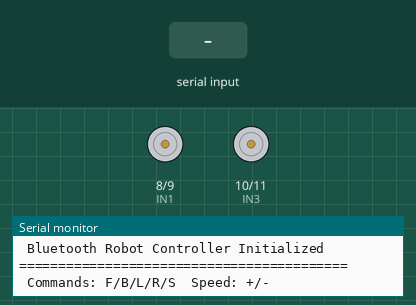
The sketch below on a simulated Arduino Uno, built with avr-gcc and run on an emulated ATmega328P. Shown: motor-driver pin pairs drawn as motors (green arrow = first pin HIGH = forward, orange = second pin HIGH = backward, longer = more drive, scaled by the enable pin), the last lines printed to the serial monitor. The inputs (shaded band) are chosen by the test bench.

Above: at 1.3 s.
1.4 s: "F" received over the second serial link
At 2.6 s:
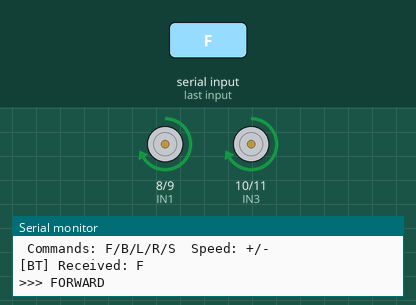
2.9 s: "B" received over the second serial link
At 3.9 s:
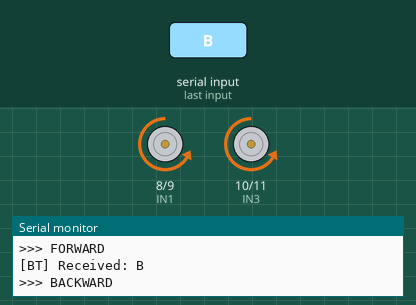
4.4 s: "L" received over the second serial link
At 5.1 s:
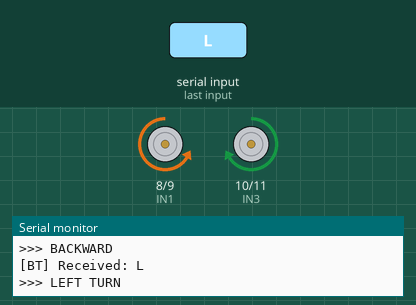
5.9 s: "R" received over the second serial link
At 6.2 s:
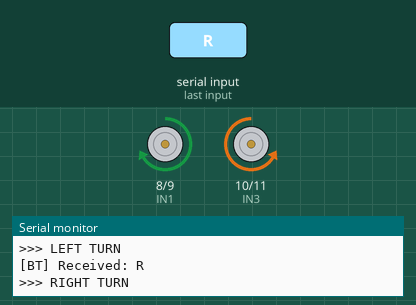
Timing chart, 0 to 8.4 s (numbered marks = the images above; inputs shaded):
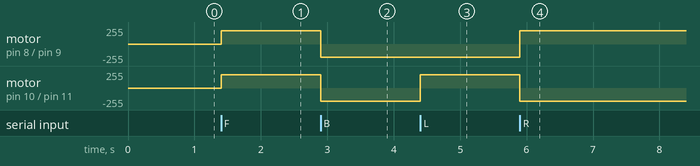

The sketch:

bluetooth_control.ino
```cpp
/*
 * ============================================================
 *  Project: Robot Motion Control via Bluetooth (HC-05)
 *  Author:  Internship Project
 *  Date:    April 2026
 *  Board:   Arduino Uno / Mega
 *  Driver:  L298N Dual H-Bridge Motor Driver
 *  Module:  HC-05 Bluetooth Module
 * ============================================================
 *
 *  Description:
 *    Enhanced version of the robot motion control project.
 *    The robot is controlled wirelessly via Bluetooth using
 *    a smartphone app (e.g., "Arduino Bluetooth Controller").
 *
 *  Bluetooth Commands:
 *    'F' → Move Forward
 *    'B' → Move Backward
 *    'L' → Turn Left
 *    'R' → Turn Right
 *    'S' → Stop
 *    '+' → Increase Speed
 *    '-' → Decrease Speed
 *
 *  HC-05 Wiring:
 *    HC-05 TX  → Arduino Pin 2 (SoftwareSerial RX)
 *    HC-05 RX  → Arduino Pin 3 (SoftwareSerial TX)
 *    HC-05 VCC → Arduino 5V
 *    HC-05 GND → Arduino GND
 * ============================================================
 */

#include <SoftwareSerial.h>

// ──────────────────────────────────────────────
//  Bluetooth Serial Setup
// ──────────────────────────────────────────────

// Pin 2 = RX (receives from HC-05 TX)
// Pin 3 = TX (sends to HC-05 RX)
SoftwareSerial bluetooth(2, 3);

// ──────────────────────────────────────────────
//  Motor Pin Definitions
// ──────────────────────────────────────────────

#define ENA  5
#define IN1  8
#define IN2  9
#define IN3  10
#define IN4  11
#define ENB  6

// ──────────────────────────────────────────────
//  Variables
// ──────────────────────────────────────────────

int motorSpeed = 200;         // Current motor speed (0-255)
char command;                 // Incoming Bluetooth command
const int SPEED_STEP = 25;    // Speed increment/decrement step

// ──────────────────────────────────────────────
//  Setup
// ──────────────────────────────────────────────

void setup() {
  // Initialize serial monitors
  Serial.begin(9600);
  bluetooth.begin(9600);

  Serial.println("==========================================");
  Serial.println(" Bluetooth Robot Controller Initialized");
  Serial.println("==========================================");
  Serial.println(" Commands: F/B/L/R/S  Speed: +/-");
  Serial.println();

  // Configure motor pins
  pinMode(ENA, OUTPUT);
  pinMode(IN1, OUTPUT);
  pinMode(IN2, OUTPUT);
  pinMode(ENB, OUTPUT);
  pinMode(IN3, OUTPUT);
  pinMode(IN4, OUTPUT);

  stopMotors();
}

// ──────────────────────────────────────────────
//  Main Loop - Listen for Bluetooth commands
// ──────────────────────────────────────────────

void loop() {
  // Check if data is available from Bluetooth
  if (bluetooth.available()) {
    command = bluetooth.read();

    // Debug: Print received command
    Serial.print("[BT] Received: ");
    Serial.println(command);

    // Process the command
    switch (command) {
      case 'F':
      case 'f':
        Serial.println(">>> FORWARD");
        moveForward(motorSpeed);
        break;

      case 'B':
      case 'b':
        Serial.println(">>> BACKWARD");
        moveBackward(motorSpeed);
        break;

      case 'L':
      case 'l':
        Serial.println(">>> LEFT TURN");
        turnLeft(motorSpeed);
        break;

      case 'R':
      case 'r':
        Serial.println(">>> RIGHT TURN");
        turnRight(motorSpeed);
        break;

      case 'S':
      case 's':
        Serial.println(">>> STOP");
        stopMotors();
        break;

      case '+':
        // Increase speed (max 255)
        motorSpeed = min(motorSpeed + SPEED_STEP, 255);
        Serial.print("[SPEED] Increased to: ");
        Serial.println(motorSpeed);
        // Update current motor speed
        analogWrite(ENA, motorSpeed);
        analogWrite(ENB, motorSpeed);
        break;

      case '-':
        // Decrease speed (min 0)
        motorSpeed = max(motorSpeed - SPEED_STEP, 0);
        Serial.print("[SPEED] Decreased to: ");
        Serial.println(motorSpeed);
        // Update current motor speed
        analogWrite(ENA, motorSpeed);
        analogWrite(ENB, motorSpeed);
        break;

      default:
        Serial.print("[WARN] Unknown command: ");
        Serial.println(command);
        break;
    }

    // Send acknowledgment back to Bluetooth device
    bluetooth.print("CMD:");
    bluetooth.print(command);
    bluetooth.print(" SPD:");
    bluetooth.println(motorSpeed);
  }
}

// ──────────────────────────────────────────────
//  Motor Control Functions
// ──────────────────────────────────────────────

void moveForward(int speed) {
  analogWrite(ENA, speed);
  analogWrite(ENB, speed);
  digitalWrite(IN1, HIGH);
  digitalWrite(IN2, LOW);
  digitalWrite(IN3, HIGH);
  digitalWrite(IN4, LOW);
}

void moveBackward(int speed) {
  analogWrite(ENA, speed);
  analogWrite(ENB, speed);
  digitalWrite(IN1, LOW);
  digitalWrite(IN2, HIGH);
  digitalWrite(IN3, LOW);
  digitalWrite(IN4, HIGH);
}

void turnLeft(int speed) {
  analogWrite(ENA, speed);
  analogWrite(ENB, speed);
  digitalWrite(IN1, LOW);
  digitalWrite(IN2, HIGH);
  digitalWrite(IN3, HIGH);
  digitalWrite(IN4, LOW);
}

void turnRight(int speed) {
  analogWrite(ENA, speed);
  analogWrite(ENB, speed);
  digitalWrite(IN1, HIGH);
  digitalWrite(IN2, LOW);
  digitalWrite(IN3, LOW);
  digitalWrite(IN4, HIGH);
}

void stopMotors() {
  analogWrite(ENA, 0);
  analogWrite(ENB, 0);
  digitalWrite(IN1, LOW);
  digitalWrite(IN2, LOW);
  digitalWrite(IN3, LOW);
  digitalWrite(IN4, LOW);
}
```

Measured:
- after the input at 1.4 s, motor on pin 8 (IN1) / pin 9 (IN2), motor on pin 10 (IN3) / pin 11 (IN4): stopped → forward 200/255 at once
- after the input at 2.9 s, motor on pin 8 (IN1) / pin 9 (IN2), motor on pin 10 (IN3) / pin 11 (IN4): forward 200/255 → backward 200/255 at once
- after the input at 4.4 s, motor on pin 10 (IN3) / pin 11 (IN4): backward 200/255 → forward 200/255 at once
- after the input at 5.9 s, motor on pin 8 (IN1) / pin 9 (IN2): backward 200/255 → forward 200/255 at once; motor on pin 10 (IN3) / pin 11 (IN4): forward 200/255 → backward 200/255 at once
